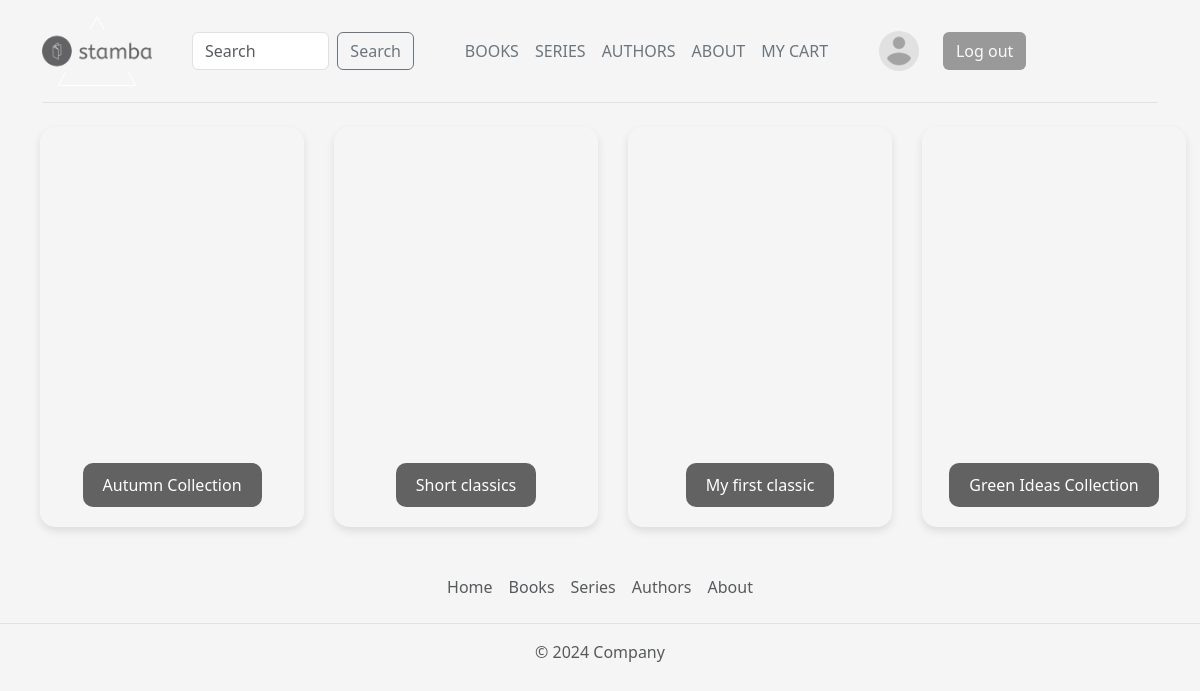
The page /series/ (signed in) on the database as committed earlier.
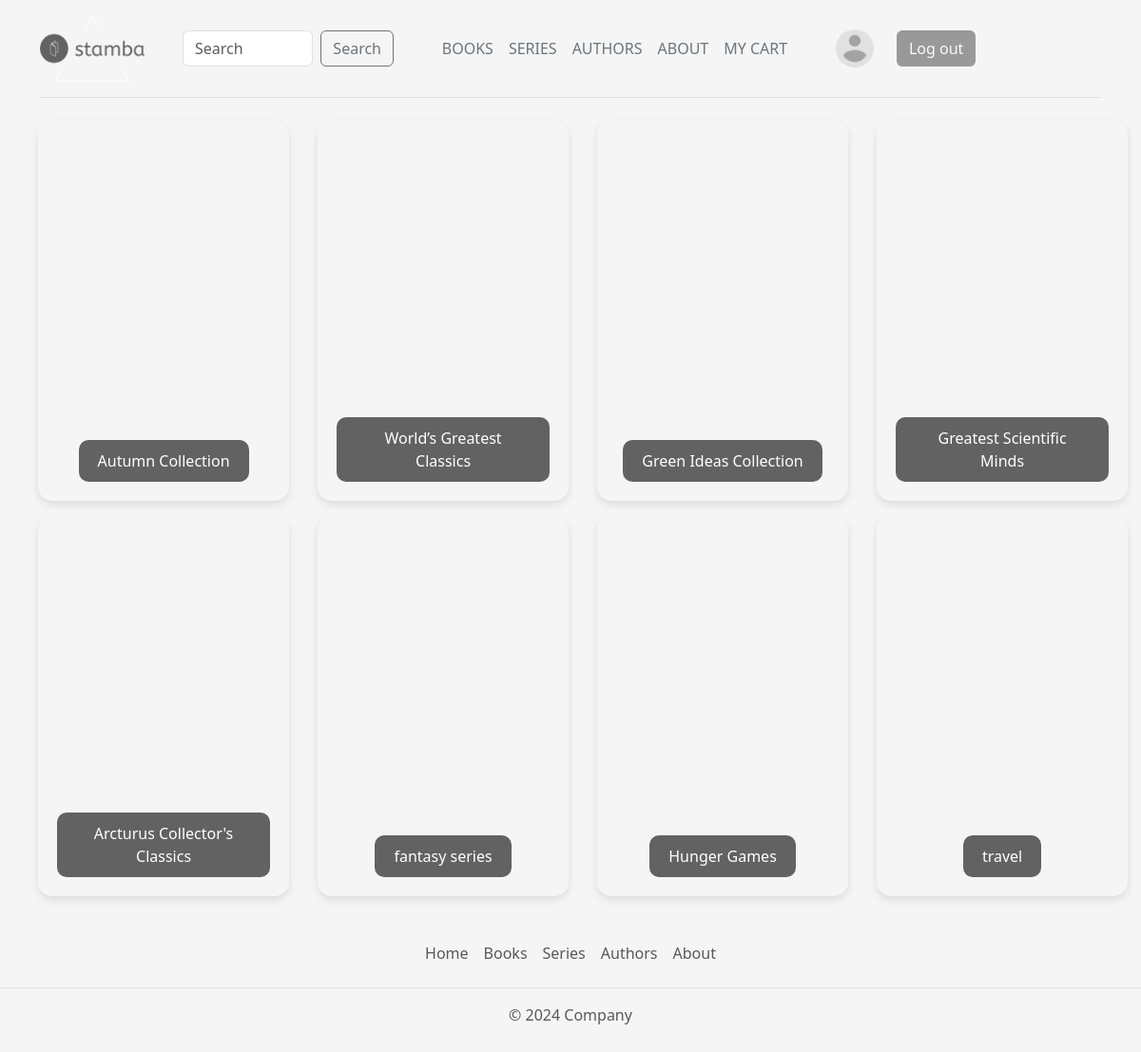
The same page on the database as committed later.
### base/models.py (models this page shows)
class User(AbstractUser):
    books = models.ManyToManyField(Book, related_name='books', blank=True)
    avatar = models.ImageField(null=True, default='avatar.jpg')
    bio = models.TextField(null=True)

class Series(models.Model):
    title=models.CharField(max_length=200)
    picture = models.CharField(max_length=300)
    book = models.ManyToManyField(Book, related_name='book', blank=True)

### base/views.py (the view)
# urls.py: path('series/', views.series, name='series'),
def series(request):
    search = request.GET.get("search", "")
    if search:
        price_range = request.GET.get("price_range", None)
        price_ranges = {
            "0-10": (0, 10),
            "10-15": (10, 15),
            "15-20": (15, 20),
            "20-25": (20, 25),
            "25-50": (25, 50),
        }
        books = Book.objects.filter(
            Q(name__icontains=search) | Q(author__name__icontains=search) | Q(genre__name__icontains=search) | Q(categories__name__icontains=search) ).distinct()
        if price_range and price_range in price_ranges:
            min_price, max_price = price_ranges[price_range]
            books = books.filter(price__price__gte=min_price, price__price__lte=max_price)
        genres = Genre.objects.all()
        categories = Categories.objects.all()
        context = {
            "books": books,
            "genres": genres,
            "categories": categories,
            "price_ranges": price_ranges,
            "selected_price_range": price_range
        }
        return render(request, 'base/books.html', context)
    else:
        series=Series.objects.all()
        context={"series" : series}
        return render(request, 'base/series.html', context)

### base/templates/base/series.html (shortened to what this page needs)
{% extends 'main.html' %}
{% block content %}
<div class="row row-cols-1 row-cols-sm-2 row-cols-md-4 g-3" style="padding-left: 40px;">
  {% for serie in series %}
  <div class="col">
    <div class="custom-card" style="background-image: url('{{ serie.picture }}');">
      <div class="card-body">
      </div>
      <div>
        <a href="{% url 'serie' serie.id %}">
        <button class="btn">{{ serie.title }}</button>
        </a>
      </div>
    </div>
  </div>
  {% endfor %}
</div>
 {% endblock %}

### templates/main.html (shortened to what this page needs)
<!doctype html>
<html lang="en">
  <head>
    {% load static %}
    <link href="https://cdn.jsdelivr.net/npm/bootstrap@5.3.3/dist/css/bootstrap.min.css" rel="stylesheet">
    <link rel="stylesheet" href="{% static  'styles/style.css' %}">
  </head>
  <body>
{% include 'navbar.html' %}
  {% block content %}
  {% endblock %}
{% include 'footer.html' %}
  </body>
</html>

### templates/navbar.html (shortened to what this page needs)
<div class="container">
    <header class="d-flex flex-wrap align-items-center justify-content-between py-3 mb-4 border-bottom">
        <div class="col-md-4 mb-2 mb-md-0 d-flex align-items-center">
            <a class="navbar-brand" href="{% url 'home' %}">
                <img src="../static/images/logo4.png" alt="Bootstrap" width="110" height="70">
            </a>
            <a href="/bookshop/base/static" class="d-inline-flex link-body-emphasis text-decoration-none">
                <svg class="bi" width="40" height="32" role="img" aria-label="Bootstrap"><use xlink:href="#bootstrap"></use></svg>
            </a>
            <form class="d-flex" role="search" action="">
                <input name="search" class="form-control me-2" type="search" placeholder="Search" aria-label="Search">
                <button class="btn btn-outline-secondary link-#526461 --bs-light-border-subtle" type="submit">Search</button>
            </form>
        </div>
        <ul class="nav col-12 col-md-auto mb-2 justify-content-center mb-md-0">
            <li><a href="{% url 'books' %}" class="nav-link px-2 link-secondary">BOOKS</a></li>
            <li><a href="{% url 'series' %}" class="nav-link px-2 link-secondary">SERIES</a></li>
            <li><a href="{% url 'authors' %}" class="nav-link px-2 link-secondary">AUTHORS</a></li>
            <li><a href="{% url 'about' %}" class="nav-link px-2 link-secondary">ABOUT</a></li>
            {% if request.user.is_authenticated %}
            <li><a href="{% url 'cart' user.id %}" class="nav-link px-2 link-secondary">MY CART</a></li>
            {% endif %}
        </ul>
        <div class="col-md-3 text-end d-flex align-items-center" >
            {% if request.user.is_authenticated %}
            <a href="{% url 'profile' request.user.id  %}" class="user-info d-flex align-items-center me-3 text-decoration-none">
                <img src="{{ request.user.avatar.url }}" alt="User Avatar" class="rounded-circle me-2" width="40" height="40">
            </a>
            <a href="{% url 'logout' %}">
                <button type="button" class="btn btn-outline me-2 link-light" style="background-color: #999999">Log out</button>
            </a>
            {% endif %}
        </div>
    </header>
</div>

### templates/footer.html
<footer class="py-3 my-4">
  <ul class="nav justify-content-center border-bottom pb-3 mb-3">
    <li class="nav-item"><a href="{% url 'home' %}" class="nav-link px-2 text-body-secondary">Home</a></li>
    <li class="nav-item"><a href="{% url 'books' %}" class="nav-link px-2 text-body-secondary">Books</a></li>
    <li class="nav-item"><a href="{% url 'series' %}" class="nav-link px-2 text-body-secondary">Series</a></li>
    <li class="nav-item"><a href="{% url 'authors' %}" class="nav-link px-2 text-body-secondary">Authors</a></li>
    <li class="nav-item"><a href="{% url 'about' %}" class="nav-link px-2 text-body-secondary">About</a></li>
  </ul>
  <p class="text-center text-body-secondary">© 2024 Company</p>
</footer>

### base/static/styles/style.css (style rules this page uses)
body { background-color: #f5f5f5; }
a { text-decoration: none; color: black; }

### templates/navbar.html (style rules this page uses)
.user-info { align-items: center; text-decoration: none; color: inherit; }
.user-info img { border-radius: 50%; }

### base/templates/base/series.html (style rules this page uses)
.custom-card { width: 95%; height: 400px; color: white; background-size: cover; background-position: center; display: flex; flex-direction: column; justify-content: space-between; padding: 20px; border-radius: 15px; box-shadow: 0 4px 8px rgba(0, 0, 0, 0.1); text-align: center; transition: transform 0.2s; }
.custom-card .btn { background-color: rgba(0, 0, 0, 0.6); border: none; color: white; padding: 10px 20px; border-radius: 10px; transition: background-color 0.2s; }

Rows that differ between the two databases and show on the page:
removed Series: title "Short classics"
changed Series: title "My first classic" → "World’s Greatest Classics"
added Series: title "Greatest Scientific Minds"
added Series: title "Arcturus Collector's Classics"
added Series: title "fantasy series"
added Series: title "Hunger Games"
added Series: title "travel"
